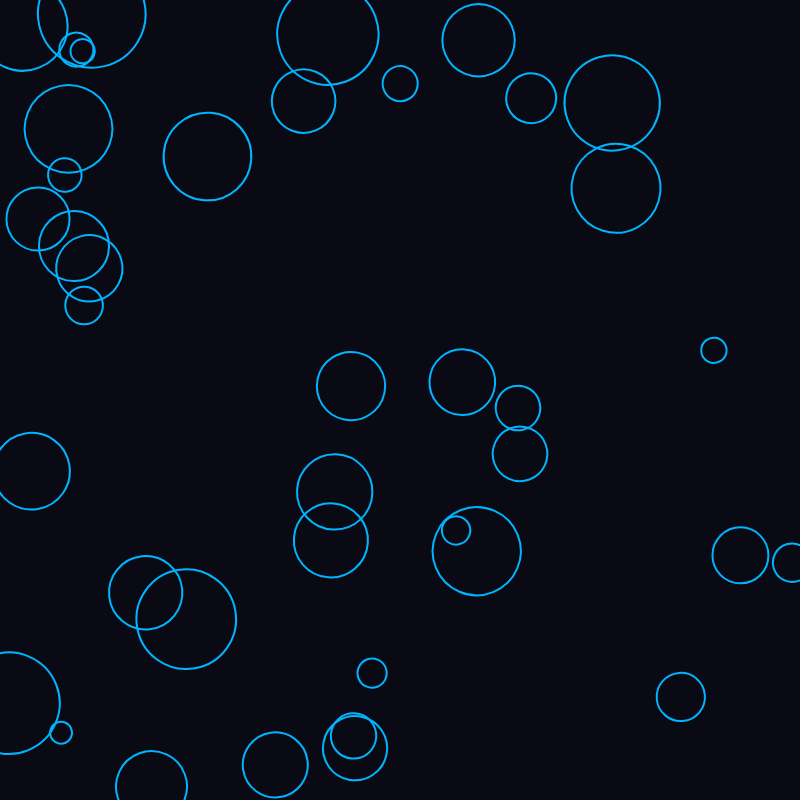
Frame 1 (no input)
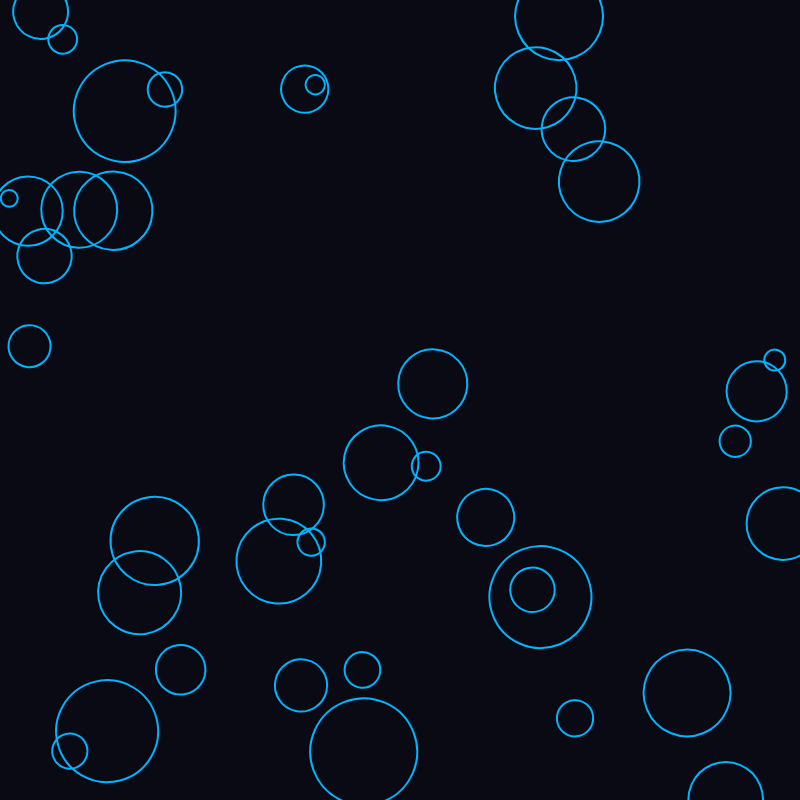
Frame 60 (no input)
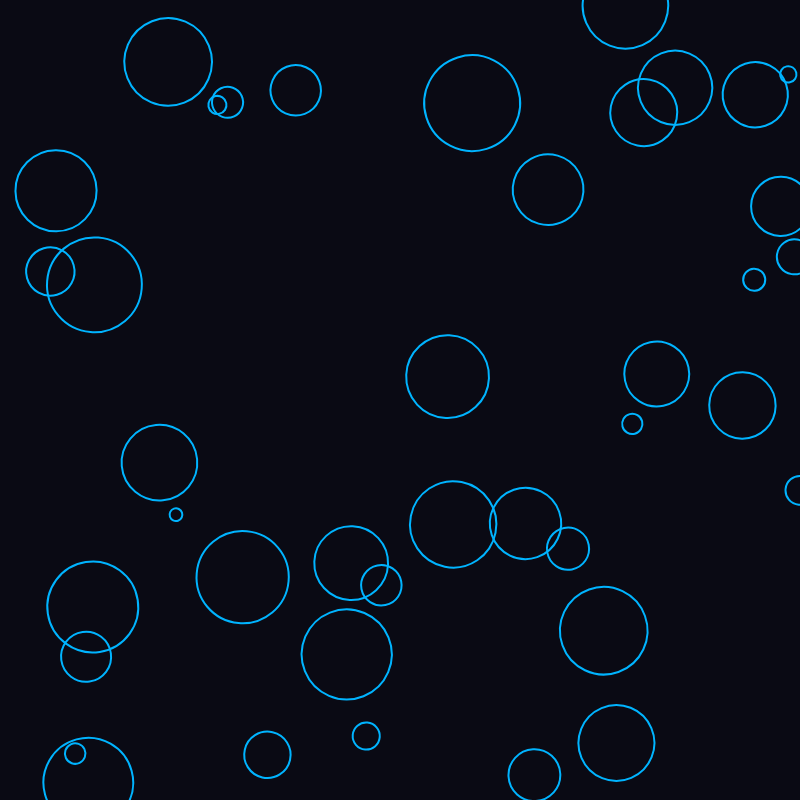
Frame 120 (the mouse pressed at the canvas centre since frame 60)

The p5.js sketch that drew these frames (run headless with seeded random() and noise() and a simulated clock; from frame 60 on, the mouse is pressed at the canvas centre):

// p5.js sketch
// ── sketch.js
// JAN 1 — One color, one shape
// Une seule couleur, une seule primitive
// Variations: position, taille, rotation, temps

let circles = [];
let numCircles = 40;

function setup() {
    createCanvas(800, 800);

    // Créer des cercles avec différentes propriétés
    for (let i = 0; i < numCircles; i++) {
        circles.push({
            x: random(width),
            y: random(height),
            size: random(20, 100),
            speedX: random(-1, 1),
            speedY: random(-1, 1),
            rotation: random(TWO_PI),
            rotationSpeed: random(-0.02, 0.02),
            phase: random(TWO_PI),
            frequency: random(0.5, 2),
        });
    }
}

function draw() {
    background(10, 10, 20);

    // Une seule couleur: bleu électrique
    stroke(0, 180, 255);
    noFill();
    strokeWeight(2);

    let t = millis() * 0.001; // Temps en secondes

    for (let c of circles) {
        push();

        // Position animée avec oscillation
        let x = c.x + sin(t * c.frequency + c.phase) * 50;
        let y = c.y + cos(t * c.frequency + c.phase) * 50;

        // Garder dans les limites du canvas
        x = (x + width) % width;
        y = (y + height) % height;

        // Taille pulsante
        let sizeVar = c.size + sin(t * 2 + c.phase) * 10;

        // Rotation
        translate(x, y);
        rotate(c.rotation + t * c.rotationSpeed);

        // Dessiner une seule forme: cercle
        circle(0, 0, sizeVar);

        pop();

        // Mouvement lent continu
        c.x += c.speedX;
        c.y += c.speedY;

        // Rebond sur les bords
        if (c.x < 0 || c.x > width) c.speedX *= -1;
        if (c.y < 0 || c.y > height) c.speedY *= -1;
    }
}
